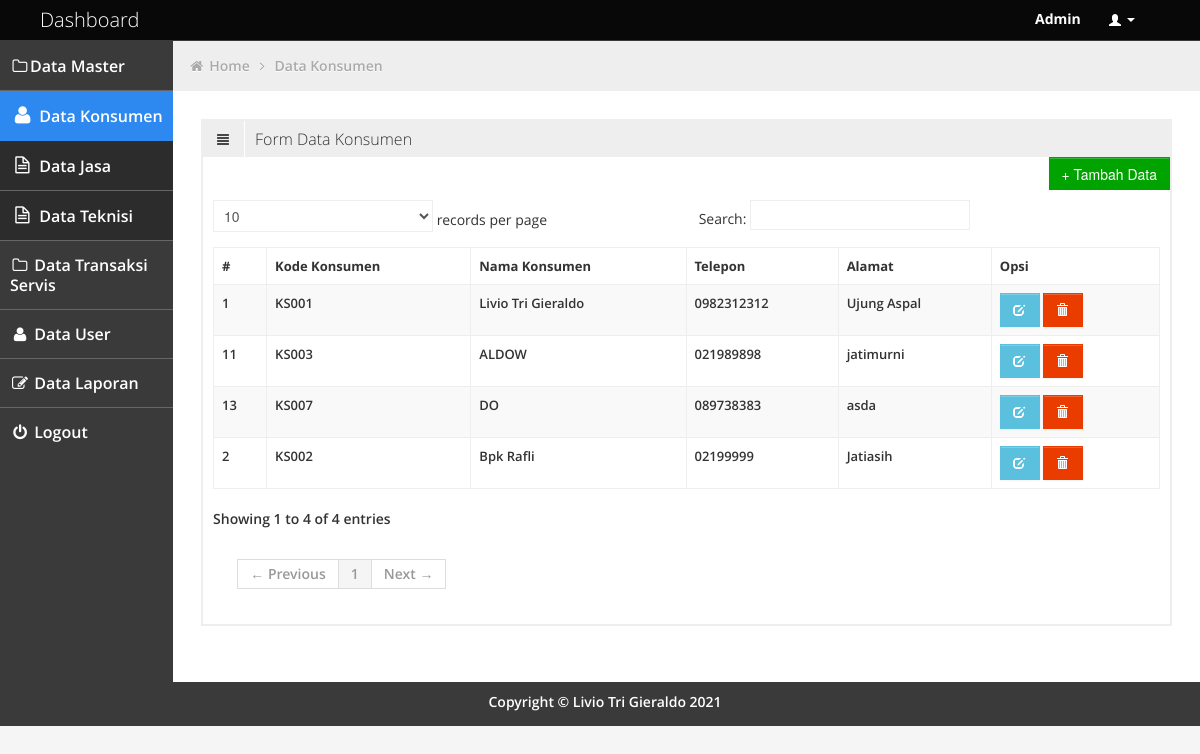
/admin/konsumen.php (signed in), run on the app's committed database.
### tables this page shows
CREATE TABLE `konsumen` (
  `id_konsumen` int(10) NOT NULL,
  `kd_konsumen` varchar(10) NOT NULL,
  `nm_konsumen` varchar(100) NOT NULL,
  `telepon` varchar(16) NOT NULL,
  `alamat` varchar(200) NOT NULL
);

### admin/konsumen.php (the view, shortened to what this page needs)
<!DOCTYPE html>
<html lang="en">
<head>
	<link id="bootstrap-style" href="../css/bootstrap.min.css" rel="stylesheet">
	<link href="../css/bootstrap-responsive.min.css" rel="stylesheet">
	<link id="base-style" href="../css/style.css" rel="stylesheet">
	<link id="base-style-responsive" href="../css/style-responsive.css" rel="stylesheet">
	<link rel="stylesheet" type="text/css" href="../css2/font.css">
</head>
<body>
	<?php include 'navbar.php'; ?>
		<div class="container-fluid-full">
				<div class="row-fluid">
					<?php include 'sidebarr.php'; ?>
						<div id="content" class="span10">
								<ul class="breadcrumb">
									<li>
										<i class="icon-home"></i>
										<a href="dashboard.php">Home</a>
										<i class="icon-angle-right"></i>
									</li>
									<li><a href="konsumen.php">Data Konsumen</a></li>
								</ul>
			  <div class="row-fluid sortable">
					<div class="box span12">
						<div class="box-header">
							<h2><i class="halflings-icon align-justify"></i><span class="break"></span>Form Data Konsumen </h2>
						</div>
                        <div class="clearfix">
                            <button class="width-35 pull-right btn btn-sm btn-success" onclick="location.href='tambahkonsumen.php'">
                                <span class="bigger-110"> + Tambah Data</span>
                            </button>
                        </div>
						<div class="box-content">
							<table class="table table-striped table-bordered bootstrap-datatable datatable">
						    <thead>
						      <tr>
							    <th><font size="2">#</th>
						        <th><font size="2">Kode Konsumen</th>
						        <th><font size="2">Nama Konsumen</th>
						        <th><font size="2">Telepon</th>
						        <th><font size="2">Alamat</th>
						        <th><font size="2">Opsi</th>
						      </tr>
						    </thead>
						    <tbody>
						    <?php
						    include '../config/koneksi.php';
						    $data = $conn->query("SELECT * FROM konsumen ORDER BY id_konsumen desc");
						    while ($result = $data->fetch_assoc()){
						    	?>
						      <tr>
							    <td><font size="2"><?php echo $result ['id_konsumen']; ?></td>
						        <td><font size="2"><?php echo $result ['kd_konsumen']; ?></td>
						        <td><font size="2"><?php echo $result ['nm_konsumen'] ; ?></td>
						        <td><font size="2"><?php echo $result ['telepon'] ; ?></td>
						        <td><font size="2"><?php echo $result ['alamat'] ; ?></td>
							    <td class="center">
									<a class="btn btn-info" href="edit_konsumen.php?id_konsumen=<?php echo $result ['id_konsumen'] ; ?>" title="Edit Data Konsumen">
										<i class="halflings-icon white edit"></i></a>
									<a class="btn btn-danger" href="../aksi/proses.php?id_konsumen=<?php echo $result ['id_konsumen'] ; ?>"onclick="return confirm('Apakah anda yakin akan menghapus data ini?')"title="Hapus Data">
										<i class="halflings-icon white trash"></i></a>
								</td>
						      </tr>
						      <?php
						      }
						      ?>
						    </tbody>
			 		      </table>
						</div>
					</div>
					</div>
			</div>
				</div>
			</div>
	<?php include 'footer.php';?>
</body>
</html>

### css/style.css (style rules this page uses)
body { background: #F5F5F5; color: #333; border: none; font-family: 'Open Sans', sans-serif; font-weight: 600; }
a { color: #646464; }
h2 { font-size: 16px; line-height: 16px; }
#content { background: #ffffff; filter: none; min-height: 100%; padding: 20px 20px; position: relative; }
.breadcrumb { margin: -28px -28px 28px -28px; line-height: 34px; background: #eee; border: 0px; color: #aaa; -webkit-box-shadow: none; -moz-box-shadow: none; box-shadow: none; -webkit-border-radius: 0px; -moz-border-radius: 0px; border-radius: 0px; }
.breadcrumb a { color: #aaa; text-shadow: 0px 1px 1px #fff; }
.box { border: 2px solid #eee; background: #fff !important; margin-bottom: 28px; }
.box-header { height: 16px; font-size: 16px; line-height: 16px; padding: 10px; background: #eee; -webkit-box-shadow: none; -moz-box-shadow: none; box-shadow: none; overflow: hidden; }
.box-header h2 { float:left; margin-top: 0px; font-weight: 300; }
.box-header h2 i { margin: 0px 3px 0px 4px; opacity: .8; filter: alpha(opacity=80); -ms-filter:"progid:DXImageTransform.Microsoft.Alpha(Opacity=80)"; }
.box-content { position: relative; z-index: 50; margin-top: -1px; padding: 10px; background: #fff !important; }
.btn { display: inline-block; padding: 6px 12px; margin-bottom: 0; font-size: 14px; font-weight: 500; line-height: 20px; text-align: center; white-space: nowrap; vertical-align: middle; cursor: pointer; border: 1px solid #a7a9aa; -webkit-border-radius: 0px !important; border-radius: 0px !important; }
.btn i { margin-top: 2px; }
.btn { color: #ffffff; background-color: #a7a9aa; border-color: #a7a9aa; background-image: none; filter: none; text-shadow: none; }
.btn-danger { background-color: #EB3C00; border-color: #EB3C00; }
.btn-success { background-color: #00A300; border-color: #00A300; }
.btn-info { background-color: #5bc0de; border-color: #5bc0de; }
.table th, .table td { border-top: 1px solid #eee; }
.table-bordered { border-color: #eee; -webkit-border-radius: 0px !important; -moz-border-radius: 0px !important; border-radius: 0px !important; }
.table-bordered th, .table-bordered td { border-left: 1px solid #eee; }
.table-bordered thead:first-child tr:first-child > th:first-child, .table-bordered tbody:first-child tr:first-child > td:first-child, .table-bordered tbody:first-child tr:first-child > th:first-child { -webkit-border-radius: 0px !important; -moz-border-radius: 0px !important; border-radius: 0px !important; }
.table-bordered thead:first-child tr:first-child > th:last-child, .table-bordered tbody:first-child tr:first-child > td:last-child, .table-bordered tbody:first-child tr:first-child > th:last-child { -webkit-border-radius: 0px !important; -moz-border-radius: 0px !important; border-radius: 0px !important; }
.table-bordered thead:last-child tr:last-child > th:first-child, .table-bordered tbody:last-child tr:last-child > td:first-child, .table-bordered tbody:last-child tr:last-child > th:first-child, .table-bordered tfoot:last-child tr:last-child > td:first-child, .table-bordered tfoot:last-child tr:last-child > th:first-child { -webkit-border-radius: 0px !important; -moz-border-radius: 0px !important; border-radius: 0px !important; }
.table-bordered thead:last-child tr:last-child > th:last-child, .table-bordered tbody:last-child tr:last-child > td:last-child, .table-bordered tbody:last-child tr:last-child > th:last-child, .table-bordered tfoot:last-child tr:last-child > td:last-child, .table-bordered tfoot:last-child tr:last-child > th:last-child { -webkit-border-radius: 0px !important; -moz-border-radius: 0px !important; border-radius: 0px !important; }

### css/style-responsive.css (style rules this page uses)
@media (min-width: 1200px) { .container-fluid-full { overflow: hidden; position: relative; height: 100%; } }
@media (min-width: 1200px) { #content { width: 85.578%; padding: 28px; margin: 0px 0px; margin-left: 14.422% !important; } }

### css/halflings.css (style rules this page uses)
html, html .halflings { -webkit-font-smoothing: antialiased !important; }
.halflings-icon { display: inline-block; width: 14px; height: 14px; line-height: 14px; vertical-align: text-top; background-image: url(../img/glyphicons_halflings.svg); background-position: 0 0; background-repeat: no-repeat; vertical-align: top; *display: inline; *zoom: 1; *margin-right: .3em; }
.halflings-icon.white { background-image: url(../img/glyphicons_halflings-white.svg); }
.halflings-icon.trash { background-position: -456px 0; }
.halflings-icon.align-justify { background-position: -336px -48px; }
.halflings-icon.edit { background-position: -96px -72px; }

### data on the page
konsumen: id_konsumen "13", kd_konsumen "KS007", nm_konsumen "DO", telepon "089738383", alamat "asda"
konsumen: id_konsumen "11", kd_konsumen "KS003", nm_konsumen "ALDOW", telepon "021989898", alamat "jatimurni"
konsumen: id_konsumen "2", kd_konsumen "KS002", nm_konsumen "Bpk Rafli", telepon "02199999", alamat "Jatiasih"
konsumen: id_konsumen "1", kd_konsumen "KS001", nm_konsumen "Livio Tri Gieraldo", telepon "0982312312", alamat "Ujung Aspal"

### other printed values
$_SESSION['level'] "Admin"
